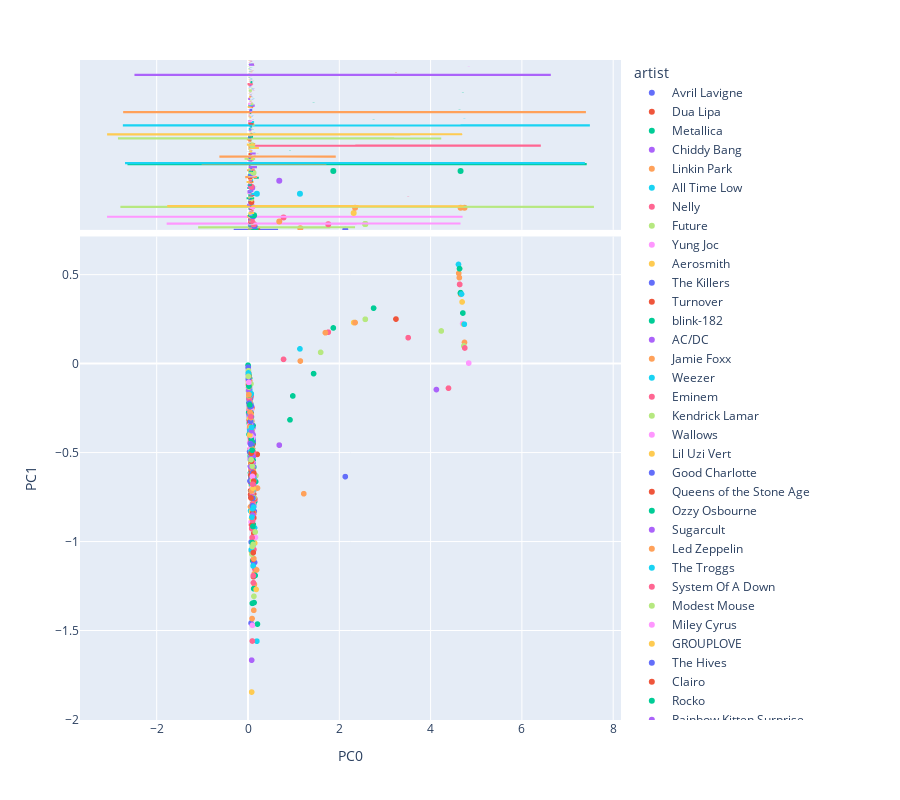

The notebook cell this image was saved under:
### Code cell
vis_pcs(DCM, 0, 1, label='artist')
